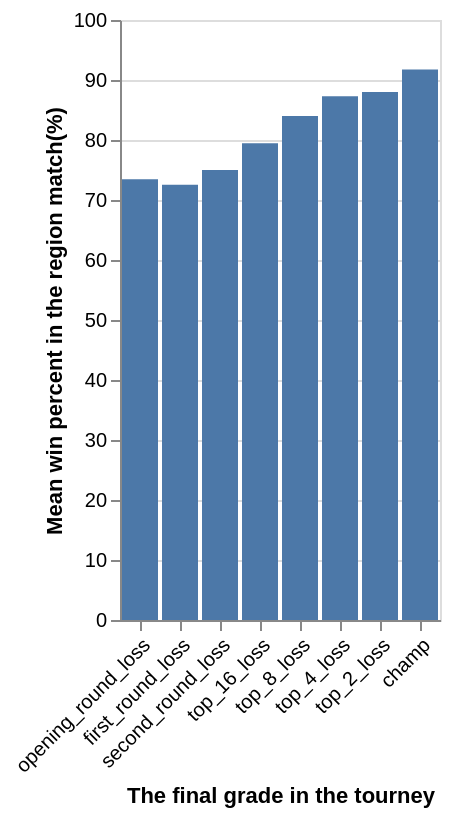

The notebook cell this image was saved under:
### Code cell
mean_order_plot=alt.Chart(mean).mark_bar().encode(
    x=alt.X("tourney_finish").title("The final grade in the tourney"),
    y=alt.Y("mean_reg_wins_pct").title("Mean win percent in the region match(%)")
).configure_axisX(labelAngle=-45)
mean_order_plot

### Figure 1 — Vega-Lite specification as saved in the notebook (floating-point values rounded to 4 significant figures)
{"config": {"view": {"continuousWidth": 300, "continuousHeight": 300}, "axisX": {"labelAngle": -45}}, "data": {"name": "data-c800ad9c62bed71016e77bb3d715e0cc"}, "mark": {"type": "bar"}, "encoding": {"x": {"field": "tourney_finish", "sort": ["opening_round_loss", "first_round_loss", "second_round_loss", "top_16_loss", "top_8_loss", "top_4_loss", "top_2_loss", "champ"], "title": "The final grade in the tourney", "type": "ordinal"}, "y": {"field": "mean_reg_wins_pct", "title": "Mean win percent in the region match(%)", "type": "quantitative"}}, "$schema": "https://vega.github.io/schema/vega-lite/v5.20.1.json", "datasets": {"data-c800ad9c62bed71016e77bb3d715e0cc": [{"tourney_finish": "opening_round_loss", "mean_reg_wins_pct": 73.45}, {"tourney_finish": "first_round_loss", "mean_reg_wins_pct": 72.55}, {"tourney_finish": "second_round_loss", "mean_reg_wins_pct": 74.98}, {"tourney_finish": "top_16_loss", "mean_reg_wins_pct": 79.45}, {"tourney_finish": "top_8_loss", "mean_reg_wins_pct": 83.98}, {"tourney_finish": "top_4_loss", "mean_reg_wins_pct": 87.29}, {"tourney_finish": "top_2_loss", "mean_reg_wins_pct": 87.99}, {"tourney_finish": "champ", "mean_reg_wins_pct": 91.74}]}}
